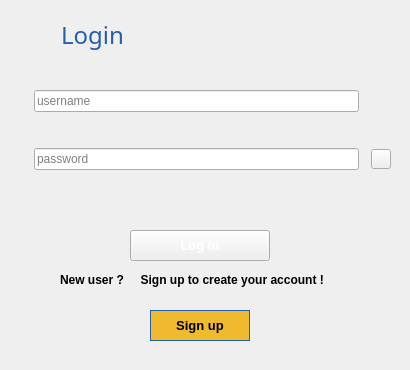
                      <widget class="QWidget" name="loginPage">
                       <widget class="QWidget" name="widget_4" native="true">
                        <property name="geometry">
                         <rect>
                          <x>10</x>
                          <y>10</y>
                          <width>391</width>
                          <height>351</height>
                         </rect>
                        </property>
                        <property name="minimumSize">
                         <size>
                          <width>0</width>
                          <height>0</height>
                         </size>
                        </property>
                        <widget class="QLabel" name="loginLabel">
                         <property name="geometry">
                          <rect>
                           <x>30</x>
                           <y>0</y>
                           <width>111</width>
                           <height>50</height>
                          </rect>
                         </property>
                         <property name="minimumSize">
                          <size>
                           <width>0</width>
                           <height>0</height>
                          </size>
                         </property>
                         <property name="maximumSize">
                          <size>
                           <width>16777215</width>
                           <height>50</height>
                          </size>
                         </property>
                         <property name="font">
                          <font>
                           <family>Arial Rounded MT Bold</family>
                           <pointsize>18</pointsize>
                           <weight>50</weight>
                           <italic>false</italic>
                           <bold>false</bold>
                           <strikeout>false</strikeout>
                          </font>
                         </property>
                         <property name="styleSheet">
                          <string notr="true">color: #265fa9;
padding-left: 15px;</string>
                         </property>
                         <property name="text">
                          <string>Login</string>
                         </property>
                         <property name="margin">
                          <number>0</number>
                         </property>
                        </widget>
                        <widget class="QPushButton" name="loginBtn">
                         <property name="geometry">
                          <rect>
                           <x>120</x>
                           <y>220</y>
                           <width>140</width>
                           <height>31</height>
                          </rect>
                         </property>
                         <property name="minimumSize">
                          <size>
                           <width>140</width>
                           <height>0</height>
                          </size>
                         </property>
                         <property name="maximumSize">
                          <size>
                           <width>140</width>
                           <height>16777215</height>
                          </size>
                         </property>
                         <property name="font">
                          <font>
                           <pointsize>10</pointsize>
                           <weight>75</weight>
                           <bold>true</bold>
                          </font>
                         </property>
                         <property name="cursor">
                          <cursorShape>PointingHandCursor</cursorShape>
                         </property>
                         <property name="styleSheet">
                          <string notr="true">color:#FFFFFF;
</string>
                         </property>
                         <property name="text">
                          <string>Log in</string>
                         </property>
                        </widget>
                        <widget class="QPushButton" name="goToSigninBtn">
                         <property name="geometry">
                          <rect>
                           <x>140</x>
                           <y>300</y>
                           <width>100</width>
                           <height>31</height>
                          </rect>
                         </property>
                         <property name="minimumSize">
                          <size>
                           <width>100</width>
                           <height>0</height>
                          </size>
                         </property>
                         <property name="font">
                          <font>
                           <pointsize>10</pointsize>
                           <weight>75</weight>
                           <bold>true</bold>
                          </font>
                         </property>
                         <property name="cursor">
                          <cursorShape>PointingHandCursor</cursorShape>
                         </property>
                         <property name="styleSheet">
                          <string notr="true">*{
background-color: #EFBA2E;
border: 1px solid #265fa9;
}</string>
                         </property>
                         <property name="text">
                          <string>Sign up</string>
                         </property>
                        </widget>
                        <widget class="QLabel" name="label_14">
                         <property name="geometry">
                          <rect>
                           <x>50</x>
                           <y>260</y>
                           <width>291</width>
                           <height>20</height>
                          </rect>
                         </property>
                         <property name="font">
                          <font>
                           <pointsize>9</pointsize>
                           <weight>75</weight>
                           <bold>true</bold>
                          </font>
                         </property>
                         <property name="text">
                          <string>New user ?     Sign up to create your account !</string>
                         </property>
                         <property name="buddy">
                          <cstring>goToSigninBtn</cstring>
                         </property>
                        </widget>
                        <widget class="QWidget" name="gridLayoutWidget">
                         <property name="geometry">
                          <rect>
                           <x>0</x>
                           <y>50</y>
                           <width>381</width>
                           <height>141</height>
                          </rect>
                         </property>
                         <layout class="QGridLayout" name="gridLayout">
                          <property name="horizontalSpacing">
                           <number>12</number>
                          </property>
                          <item row="2" column="0">
                           <widget class="QLabel" name="passIcon">
                            <property name="minimumSize">
                             <size>
                              <width>12</width>
                              <height>12</height>
                             </size>
                            </property>
                            <property name="maximumSize">
                             <size>
                              <width>12</width>
                              <height>12</height>
                             </size>
                            </property>
                            <property name="text">
                             <string/>
                            </property>
                            <property name="pixmap">
                             <pixmap>../../Eurogate/Qss/icons/Icons/font_awesome/solid/lock.png</pixmap>
                            </property>
                            <property name="scaledContents">
                             <bool>true</bool>
                            </property>
                           </widget>
                          </item>
                          <item row="2" column="3">
                           <widget class="QPushButton" name="eyeBtn">
                            <property name="minimumSize">
                             <size>
                              <width>20</width>
                              <height>20</height>
                             </size>
                            </property>
                            <property name="maximumSize">
                             <size>
                              <width>20</width>
                              <height>20</height>
                             </size>
                            </property>
                            <property name="text">
                             <string/>
                            </property>
                            <property name="icon">
                             <iconset resource="../Qss/icons/_icons.qrc">
                              <normaloff>:/feather/icons/feather/eye.png</normaloff>:/feather/icons/feather/eye.png</iconset>
                            </property>
                           </widget>
                          </item>
                          <item row="2" column="1">
                           <widget class="QLineEdit" name="password">
                            <property name="echoMode">
                             <enum>QLineEdit::Password</enum>
                            </property>
                            <property name="placeholderText">
                             <string>password</string>
                            </property>
                           </widget>
                          </item>
                          <item row="0" column="0">
                           <widget class="QLabel" name="label_13">
                            <property name="minimumSize">
                             <size>
                              <width>12</width>
                              <height>12</height>
                             </size>
                            </property>
                            <property name="maximumSize">
                             <size>
                              <width>12</width>
                              <height>12</height>
                             </size>
                            </property>
                            <property name="text">
                             <string/>
                            </property>
                            <property name="pixmap">
                             <pixmap resource="../Qss/icons/_icons.qrc">:/font_awesome_solid/icons/font_awesome/solid/circle-user.png</pixmap>
                            </property>
                            <property name="scaledContents">
                             <bool>true</bool>
                            </property>
                           </widget>
                          </item>
                          <item row="0" column="1">
                           <widget class="QLineEdit" name="username">
                            <property name="placeholderText">
                             <string>username</string>
                            </property>
                           </widget>
                          </item>
                         </layout>
                        </widget>
                        <widget class="QLabel" name="errorMessage">
                         <property name="geometry">
                          <rect>
                           <x>30</x>
                           <y>190</y>
                           <width>291</width>
                           <height>21</height>
                          </rect>
                         </property>
                         <property name="font">
                          <font>
                           <family>Segoe UI Variable Display</family>
                           <pointsize>9</pointsize>
                          </font>
                         </property>
                         <property name="styleSheet">
                          <string notr="true">color: #ff0000;</string>
                         </property>
                         <property name="text">
                          <string/>
                         </property>
                        </widget>
                       </widget>
                      </widget>
